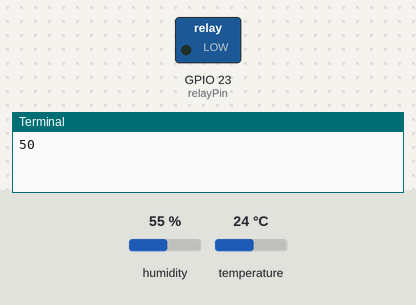
Bench run of a program on a simulated Raspberry Pi (BCM pin numbers), started with the argument 50. On the bench: switched loads named in the program (green lamp = pin HIGH), the last lines printed to the terminal. Inputs (shaded band) come from the test bench; at power-on: humidity 55 %, temperature 24 °C. The clock reads 2024-03-15 10:24:30 at power-on unless the program sets it; files the program writes start out absent. At 0.5 s the program stops and its outputs stay as they are.

Above: at 0.1 s.
At 0.6 s:
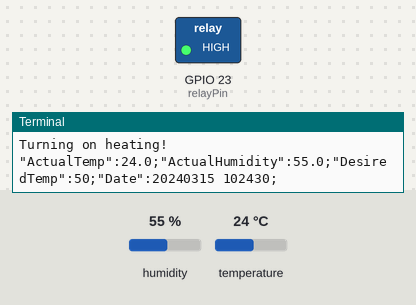
Timing chart, 0 to 2.0 s (numbered marks = the images above):
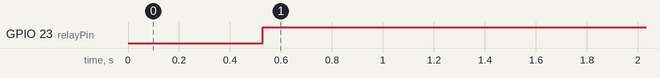

The program:

setTempAndWriteResults.py
```python
#!/usr/bin/python

import Adafruit_DHT
import RPi.GPIO as GPIO
import time
import sys
import json

from time import gmtime, strftime
now = strftime("%Y%m%d %H%M%S", gmtime())

desiredTemp = 15;
if len(sys.argv) == 2:
    desiredTemp = int(sys.argv[1])
print(desiredTemp)
tempObj = {
        'DesiredTemp':desiredTemp,
        'Date': now
    }
with open('/var/www/html/desiredTemp.json', 'w') as outfile:
    json.dump(tempObj, outfile)
outfile.close()


# Sensor should be set to Adafruit_DHT.DHT11,
# Adafruit_DHT.DHT22, or Adafruit_DHT.AM2302.
sensor = Adafruit_DHT.DHT11
dht11Pin = 25
relayPin = 23
GPIO.setmode(GPIO.BCM)
GPIO.setwarnings(False)
GPIO.setup(relayPin,GPIO.OUT)

# Try to grab a sensor reading.  Use the read_retry method which will retry up
# to 15 times to get a sensor reading (waiting 2 seconds between each retry).
humidity, temperature = Adafruit_DHT.read_retry(sensor, dht11Pin)

# Note that sometimes you won't get a reading and
# the results will be null (because Linux can't
# guarantee the timing of calls to read the sensor).
# If this happens try again!
if humidity is not None and temperature is not None:
    # turn heating on and off
    if temperature + 1 < desiredTemp:
        GPIO.output(relayPin,GPIO.HIGH)
        print('Turning on heating!')

    if temperature - 1 > desiredTemp:
        GPIO.output(relayPin,GPIO.LOW)
        print('Turning off heating!')

    if temperature == desiredTemp:
        print('No change in heating status.')

    # write climate readings to file
    now = strftime("%Y%m%d %H%M%S", gmtime())
    msg = '"ActualTemp":{0:0.1f};"ActualHumidity":{1};"DesiredTemp":{2};"Date":{3};'.format(temperature, humidity, desiredTemp, now)
    print(msg)
    climate = {
        'ActualTemp' : temperature,
        'ActualHumidity': humidity,

        'Date': now
    }
    with open('/var/www/html/climate.json', 'w') as outfile:
        json.dump(climate, outfile)
    outfile.close()
else:
    print('Failed to get reading. Try again!')
```

Measured:
- by itself, GPIO 23 (relayPin): LOW → HIGH at 0.53 s
